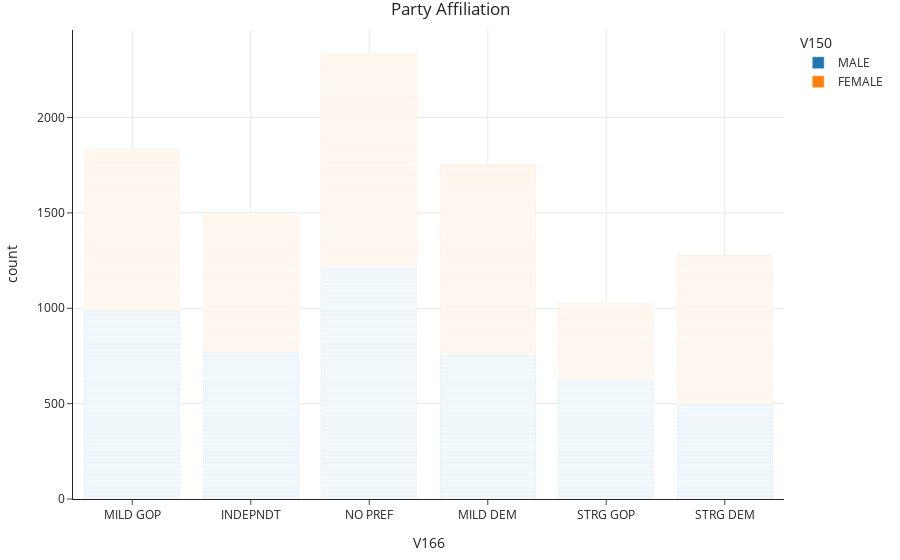

Notebook cell for this chart:
### Markdown cell above
## Step 2: Data Cleaning and Exploratory Data Analysis

### Code cell
# TODO
#only keep the rows with GOP anf DEM
#df["V166"].replace({"NO PREF":0,"STRG GOP":1,"MILD GOP":2,"MILD DEM":3,"STRG DEM":4,"INDEPNDT":5}, inplace=True)
df["V150"] = df["V150"].astype("string")
df["V166"] = df["V166"].astype("string")
# make the bar chat for the party affiliation
df = df[(df["V150"] == "FEMALE") | (df["V150"] == "MALE")]
df = df[(df["V166"] == "STRG GOP") | (df["V166"] == "STRG DEM") 
| (df["V166"] == "MILD GOP") | (df["V166"] == "MILD DEM")
| (df["V166"] == "INDEPNDT") | (df["V166"] == "NO PREF")]

px.bar(df, x="V166",color="V150", title="Party Affiliation", opacity=1)

### Figure 1 — Plotly figure (JSON) as saved in the notebook; plotly's stock layout.template omitted (floating-point values rounded to 4 significant figures; data arrays with more than 128 entries replaced by an {"elided": "..."} marker saying what was removed)
{"data": [{"alignmentgroup": "True", "hovertemplate": "V150=MALE<br>V166=%{x}<br>count=%{y}<extra></extra>", "legendgroup": "MALE", "marker": {"color": "#1F77B4", "opacity": 1, "pattern": {"shape": ""}}, "name": "MALE", "offsetgroup": "MALE", "orientation": "v", "showlegend": true, "textposition": "auto", "type": "bar", "x": {"elided": "4881 str values"}, "xaxis": "x", "y": {"elided": "4881 int values"}, "yaxis": "y"}, {"alignmentgroup": "True", "hovertemplate": "V150=FEMALE<br>V166=%{x}<br>count=%{y}<extra></extra>", "legendgroup": "FEMALE", "marker": {"color": "#FF7F0E", "opacity": 1, "pattern": {"shape": ""}}, "name": "FEMALE", "offsetgroup": "FEMALE", "orientation": "v", "showlegend": true, "textposition": "auto", "type": "bar", "x": {"elided": "4842 str values"}, "xaxis": "x", "y": {"elided": "4842 int values"}, "yaxis": "y"}], "layout": {"barmode": "relative", "legend": {"title": {"text": "V150"}, "tracegroupgap": 0}, "title": {"text": "Party Affiliation"}, "xaxis": {"anchor": "y", "domain": [0, 1], "title": {"text": "V166"}}, "yaxis": {"anchor": "x", "domain": [0, 1], "title": {"text": "count"}}}}
